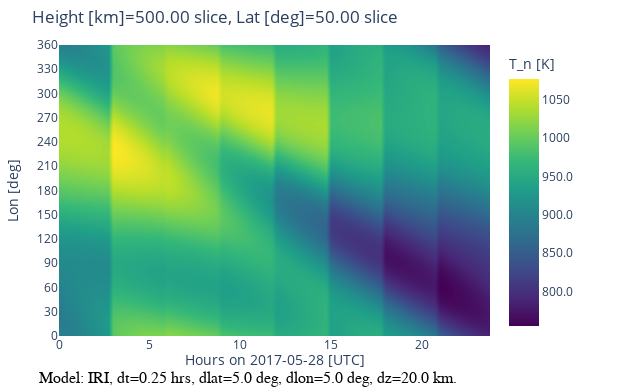

Notebook cell for this chart:
### Code cell
#auto-corrects for max/min values out of range
iplot(iri.make_plot('T_n','TimeLon',cutV=500.,cutL=50,htrange={'min':0,'max':20,'n':150},
                    lonrange={'min':0,'max':420,'n':61}, timerange={'min':'2017-05-29 07:50:25'}))

### Figure 1 — Plotly figure (JSON) as saved in the notebook; plotly's stock layout.template omitted (floating-point values rounded to 4 significant figures; data arrays with more than 128 entries replaced by an {"elided": "..."} marker saying what was removed)
{"data": [{"colorbar": {"tickformat": ".4g", "title": {"text": "T_n [K]"}}, "colorscale": [[0, "#440154"], [0.1111, "#482878"], [0.2222, "#3e4989"], [0.3333, "#31688e"], [0.4444, "#26828e"], [0.5556, "#1f9e89"], [0.6667, "#35b779"], [0.7778, "#6ece58"], [0.8889, "#b5de2b"], [1, "#fde725"]], "contours": {"coloring": "fill", "showlines": false}, "hovertemplate": "X: %{x:.2f}<br>Y: %{y:.2f}<br><b> %{z:.4g}</b><extra></extra>", "meta": "2d-grid", "ncontours": 201, "type": "contour", "x": [0, 0.25, 0.5, 0.75, 1, 1.25, 1.5, 1.75, 2, 2.25, 2.5, 2.75, 3, 3.25, 3.5, 3.75, 4, 4.25, 4.5, 4.75, 5, 5.25, 5.5, 5.75, 6, 6.25, 6.5, 6.75, 7, 7.25, 7.5, 7.75, 8, 8.25, 8.5, 8.75, 9, 9.25, 9.5, 9.75, 10, 10.25, 10.5, 10.75, 11, 11.25, 11.5, 11.75, 12, 12.25, 12.5, 12.75, 13, 13.25, 13.5, 13.75, 14, 14.25, 14.5, 14.75, 15, 15.25, 15.5, 15.75, 16, 16.25, 16.5, 16.75, 17, 17.25, 17.5, 17.75, 18, 18.25, 18.5, 18.75, 19, 19.25, 19.5, 19.75, 20, 20.25, 20.5, 20.75, 21, 21.25, 21.5, 21.75, 22, 22.25, 22.5, 22.75, 23, 23.25, 23.5, 23.75], "y": [0, 6, 12, 18, 24, 30, 36, 42, 48, 54, 60, 66, 72, 78, 84, 90, 96, 102, 108, 114, 120, 126, 132, 138, 144, 150, 156, 162, 168, 174, 180, 186, 192, 198, 204, 210, 216, 222, 228, 234, 240, 246, 252, 258, 264, 270, 276, 282, 288, 294, 300, 306, 312, 318, 324, 330, 336, 342, 348, 354, 360], "z": {"elided": "61x96 float values"}}], "layout": {"annotations": [{"font": {"size": 14}, "showarrow": false, "text": "Hours on 2017-05-28 [UTC]", "x": 0.5, "xref": "paper", "y": -0.12, "yref": "paper"}, {"ax": 0, "ay": 0, "font": {"color": "#000000", "family": "sans serif", "size": 16}, "text": "Model: IRI, dt=0.25 hrs, dlat=5.0 deg, dlon=5.0 deg, dz=20.0 km.", "x": 0.1, "xanchor": "left", "xref": "paper", "xshift": -65, "y": 0, "yref": "paper", "yshift": -42}], "autosize": false, "height": 390, "margin": {"b": 45, "l": 40, "pad": 0, "r": 140, "t": 45}, "scene": {"aspectmode": "cube"}, "title": {"text": "Height [km]=500.00 slice, Lat [deg]=50.00 slice"}, "width": 630, "xaxis": {"title": {"text": ""}}, "yaxis": {"dtick": 30, "tick0": 0, "tickmode": "linear", "title": {"text": "Lon [deg]"}}}}
